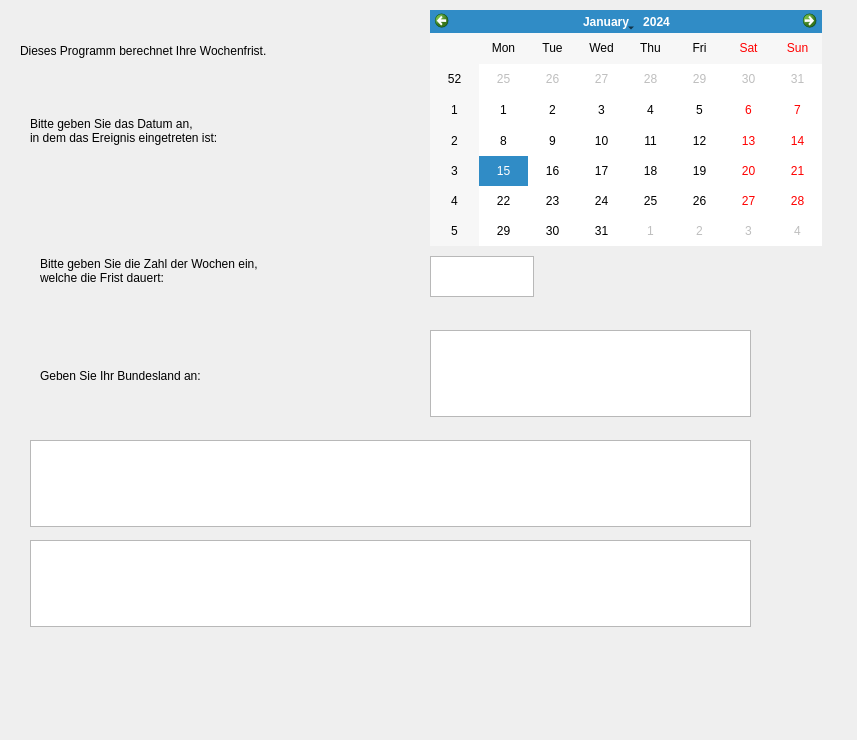
<?xml version="1.0" encoding="UTF-8"?>
<ui version="4.0">
 <class>Wochenfristberechner</class>
 <widget class="QDialog" name="Wochenfristberechner">
  <property name="geometry">
   <rect>
    <x>0</x>
    <y>0</y>
    <width>857</width>
    <height>740</height>
   </rect>
  </property>
  <property name="windowTitle">
   <string>Dialog</string>
  </property>
  <widget class="QLabel" name="Einfuehrung">
   <property name="geometry">
    <rect>
     <x>20</x>
     <y>10</y>
     <width>441</width>
     <height>51</height>
    </rect>
   </property>
   <property name="text">
    <string/>
   </property>
  </widget>
  <widget class="QTextEdit" name="FristEing">
   <property name="geometry">
    <rect>
     <x>430</x>
     <y>256</y>
     <width>104</width>
     <height>41</height>
    </rect>
   </property>
  </widget>
  <widget class="QTextEdit" name="BuLEing">
   <property name="geometry">
    <rect>
     <x>430</x>
     <y>330</y>
     <width>321</width>
     <height>87</height>
    </rect>
   </property>
  </widget>
  <widget class="QTextEdit" name="Ergebnis">
   <property name="geometry">
    <rect>
     <x>30</x>
     <y>440</y>
     <width>721</width>
     <height>87</height>
    </rect>
   </property>
  </widget>
  <widget class="QTextEdit" name="Fehlermeldung">
   <property name="geometry">
    <rect>
     <x>30</x>
     <y>540</y>
     <width>721</width>
     <height>87</height>
    </rect>
   </property>
  </widget>
  <widget class="QLabel" name="label">
   <property name="geometry">
    <rect>
     <x>30</x>
     <y>100</y>
     <width>341</width>
     <height>61</height>
    </rect>
   </property>
   <property name="text">
    <string>Bitte geben Sie das Datum an, 
in dem das Ereignis eingetreten ist:</string>
   </property>
   <property name="wordWrap">
    <bool>true</bool>
   </property>
  </widget>
  <widget class="QCalendarWidget" name="calendarWidget">
   <property name="geometry">
    <rect>
     <x>430</x>
     <y>10</y>
     <width>392</width>
     <height>236</height>
    </rect>
   </property>
  </widget>
  <widget class="QLabel" name="label_2">
   <property name="geometry">
    <rect>
     <x>40</x>
     <y>240</y>
     <width>341</width>
     <height>61</height>
    </rect>
   </property>
   <property name="text">
    <string>Bitte geben Sie die Zahl der Wochen ein, 
welche die Frist dauert:</string>
   </property>
   <property name="wordWrap">
    <bool>true</bool>
   </property>
  </widget>
  <widget class="QLabel" name="label_3">
   <property name="geometry">
    <rect>
     <x>40</x>
     <y>350</y>
     <width>331</width>
     <height>51</height>
    </rect>
   </property>
   <property name="text">
    <string>Geben Sie Ihr Bundesland an:</string>
   </property>
  </widget>
  <widget class="QLabel" name="label_4">
   <property name="geometry">
    <rect>
     <x>20</x>
     <y>20</y>
     <width>291</width>
     <height>61</height>
    </rect>
   </property>
   <property name="text">
    <string>Dieses Programm berechnet Ihre Wochenfrist.</string>
   </property>
  </widget>
 </widget>
 <resources/>
 <connections/>
</ui>
